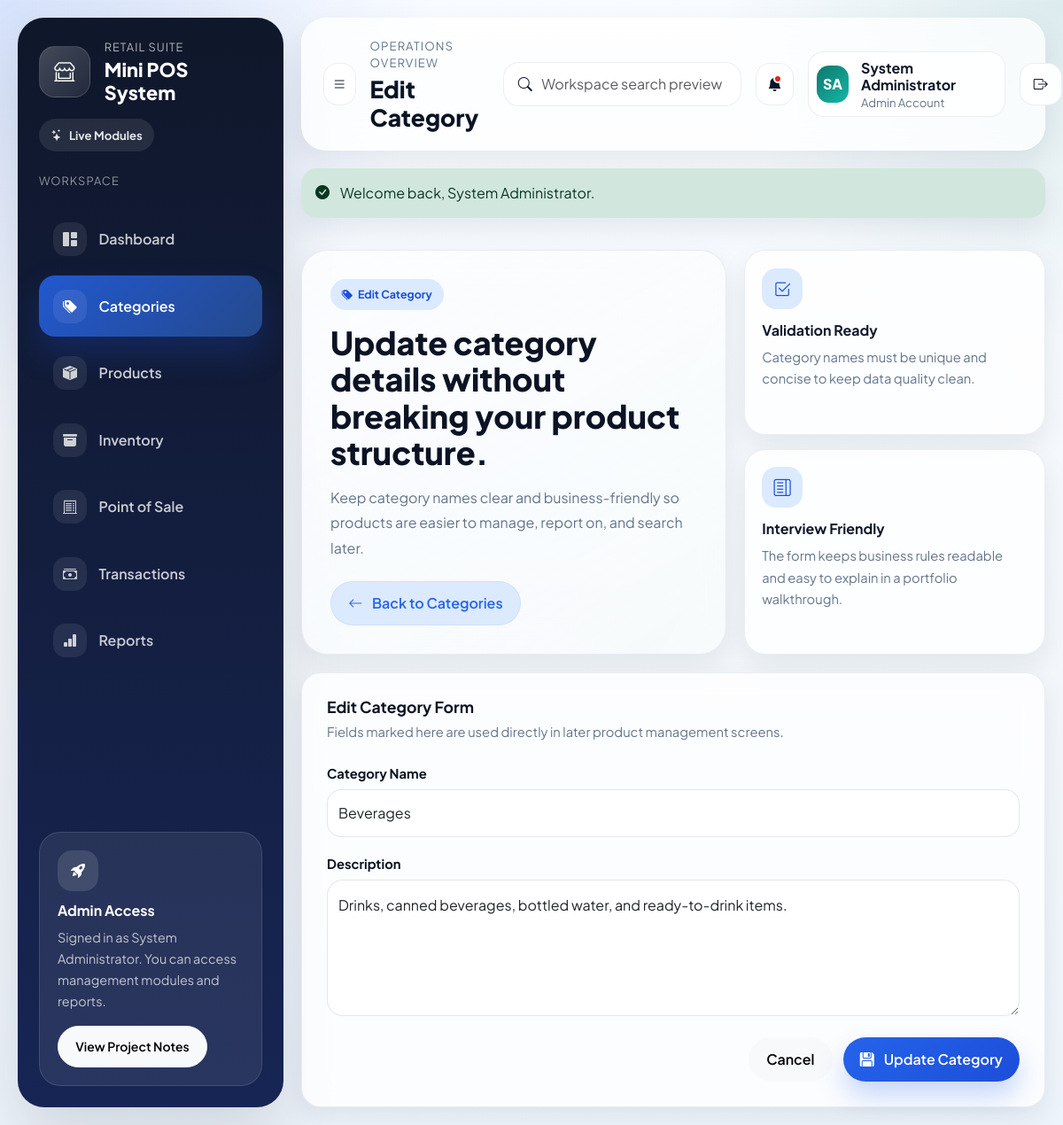
The app's page /modules/categories/edit.php?id=1 (signed in) with its own data.
### tables this page shows
CREATE TABLE IF NOT EXISTS categories (
    id INT UNSIGNED AUTO_INCREMENT PRIMARY KEY,
    name VARCHAR(100) NOT NULL,
    description VARCHAR(255) NULL,
    created_at TIMESTAMP DEFAULT CURRENT_TIMESTAMP,
    updated_at TIMESTAMP DEFAULT CURRENT_TIMESTAMP ON UPDATE CURRENT_TIMESTAMP,
    UNIQUE KEY uq_categories_name (name)
);

### modules/categories/edit.php (called while the page is built, shortened)
<?php
require_once __DIR__ . '/../../includes/helpers/catalog.php';
$categoryId = filter_input(INPUT_GET, 'id', FILTER_VALIDATE_INT);
$category = find_category($categoryId);
$formData = [
    'name' => (string) $category['name'],
    'description' => (string) ($category['description'] ?? ''),
];
require __DIR__ . '/../../includes/layout/app-shell-start.php';
$submitLabel = 'Update Category';
$isEditMode = true;
require __DIR__ . '/form.php';
require __DIR__ . '/../../includes/layout/app-shell-end.php';

### includes/config/app.php (called while the page is built, shortened)
<?php
function app_base_url(): string
{
    $scriptName = str_replace('\\', '/', (string) ($_SERVER['SCRIPT_NAME'] ?? ''));
    $scriptFilename = (string) ($_SERVER['SCRIPT_FILENAME'] ?? '');
    $resolvedScriptFilename = realpath($scriptFilename);
    $scriptFilename = str_replace('\\', '/', $resolvedScriptFilename !== false ? $resolvedScriptFilename : $scriptFilename);
    $appRoot = realpath(dirname(__DIR__, 2));
    $appRoot = str_replace('\\', '/', $appRoot !== false ? $appRoot : dirname(__DIR__, 2));
    $scriptDirectoryUrl = trim(str_replace('\\', '/', dirname($scriptName)), '/.');
    $scriptDirectoryPath = str_replace('\\', '/', dirname($scriptFilename));
    $relativeDirectory = trim(substr($scriptDirectoryPath, strlen($appRoot)), '/');
    $urlSegments = $scriptDirectoryUrl === '' ? [] : explode('/', $scriptDirectoryUrl);
    $relativeSegments = explode('/', $relativeDirectory);
    $baseSegments = array_slice($urlSegments, 0, max(0, count($urlSegments) - count($relativeSegments)));
    return $baseSegments === [] ? '' : '/' . implode('/', $baseSegments);
}
function url(string $path = ''): string
{
    $base = app_base_url();
    $relativePath = ltrim($path, '/');
    return ($base === '' ? '' : $base) . '/' . $relativePath;
}

### includes/config/database.php (called while the page is built, shortened)
<?php
function database_config(): array
{
    $config = [
        'host' => '127.0.0.1',
        'port' => '3306',
        'database' => 'mini_pos_system',
        'username' => 'root',
        'password' => '',
        'charset' => 'utf8mb4',
    ];
    return $config;
}
function database(): PDO
{
    static $pdo;
    $config = database_config();
    $dsn = sprintf(
        'mysql:host=%s;port=%s;dbname=%s;charset=%s',
        $config['host'],
        $config['port'],
        $config['database'],
        $config['charset']
    );
    try {
        $pdo = new PDO(
            $dsn,
            $config['username'],
            $config['password'],
            [
                PDO::ATTR_ERRMODE => PDO::ERRMODE_EXCEPTION,
                PDO::ATTR_DEFAULT_FETCH_MODE => PDO::FETCH_ASSOC,
                PDO::ATTR_EMULATE_PREPARES => false,
            ]
        );
    } catch (PDOException $exception) {
        throw new RuntimeException(
            'Database connection failed. Update includes/config/database.local.php with your MySQL settings first.',
            0,
            $exception
        );
    }
    return $pdo;
}

### includes/helpers/catalog.php (called while the page is built, shortened)
<?php
require_once __DIR__ . '/../config/database.php';
function find_category(int $id): ?array
{
    $statement = database()->prepare(
        'SELECT id, name, description, created_at, updated_at
         FROM categories
         WHERE id = :id
         LIMIT 1'
    );
    $statement->execute(['id' => $id]);
    $category = $statement->fetch();
    return $category !== false ? $category : null;
}

### modules/categories/form.php (the view, shortened to what this page needs)
<?php
$errors = $errors ?? [];
$formData = $formData ?? category_form_defaults();
$submitLabel = $submitLabel ?? 'Save Category';
$isEditMode = $isEditMode ?? false;
?>
<section class="hero-panel">
    <div class="hero-content glass-card">
        <span class="badge-soft-primary mb-3">
            <i class="bi bi-tags-fill"></i>
            <?= $isEditMode ? 'Edit Category' : 'Create Category'; ?>
        </span>
        <h3><?= $isEditMode ? 'Update category details without breaking your product structure.' : 'Add a new category to keep your product catalog organized.'; ?></h3>
        <p>
            Keep category names clear and business-friendly so products are easier to manage, report on, and search later.
        </p>
        <div class="hero-actions">
            <a href="<?= htmlspecialchars(url('modules/categories/index.php'), ENT_QUOTES, 'UTF-8'); ?>" class="btn btn-soft">
                <i class="bi bi-arrow-left me-2"></i>
                Back to Categories
            </a>
        </div>
    </div>
    <div class="feature-grid">
        <article class="feature-card glass-card">
            <div class="feature-card__icon"><i class="bi bi-check2-square"></i></div>
            <h4>Validation Ready</h4>
            <p>Category names must be unique and concise to keep data quality clean.</p>
        </article>
        <article class="feature-card glass-card">
            <div class="feature-card__icon"><i class="bi bi-layout-text-sidebar"></i></div>
            <h4>Interview Friendly</h4>
            <p>The form keeps business rules readable and easy to explain in a portfolio walkthrough.</p>
        </article>
    </div>
</section>
<section class="section-card glass-card form-shell-card">
    <div class="mb-4">
        <h3 class="section-title"><?= $isEditMode ? 'Edit Category Form' : 'New Category Form'; ?></h3>
        <p class="section-subtitle">Fields marked here are used directly in later product management screens.</p>
    </div>
    <form method="post" class="admin-form">
        <div class="form-grid">
            <div class="form-group-full">
                <label for="name" class="form-label">Category Name</label>
                <input
                    type="text"
                    id="name"
                    name="name"
                    class="form-control <?= isset($errors['name']) ? 'is-invalid' : ''; ?>"
                    value="<?= htmlspecialchars((string) $formData['name'], ENT_QUOTES, 'UTF-8'); ?>"
                    maxlength="100"
                    placeholder="Example: Beverages"
                >
            </div>
            <div class="form-group-full">
                <label for="description" class="form-label">Description</label>
                <textarea
                    id="description"
                    name="description"
                    class="form-control <?= isset($errors['description']) ? 'is-invalid' : ''; ?>"
                    rows="5"
                    maxlength="255"
                    placeholder="Short note about what products belong in this category"
                ><?= htmlspecialchars((string) $formData['description'], ENT_QUOTES, 'UTF-8'); ?></textarea>
            </div>
        </div>
        <div class="form-actions">
            <a href="<?= htmlspecialchars(url('modules/categories/index.php'), ENT_QUOTES, 'UTF-8'); ?>" class="btn btn-light">Cancel</a>
            <button type="submit" class="btn btn-primary">
                <i class="bi bi-floppy-fill me-2"></i>
                <?= htmlspecialchars($submitLabel, ENT_QUOTES, 'UTF-8'); ?>
            </button>
        </div>
    </form>
</section>

### records on screen
categories: name "Beverages", description "Drinks, canned beverages, bottled water, and ready-to-drink items."

### other values on screen
APP_NAME "Mini POS System"
$item['label'] "Dashboard"
$item['label'] "Categories"
$item['label'] "Products"
$item['label'] "Inventory"
$item['label'] "Point of Sale"
$item['label'] "Transactions"
$item['label'] "Reports"
current_user_name() "System Administrator"
$pageTitle "Edit Category"
user_initials($currentUserName) "SA"
$currentUserName "System Administrator"
$currentUserRole "Admin"
$successMessage "Welcome back, System Administrator."
$submitLabel "Update Category"
